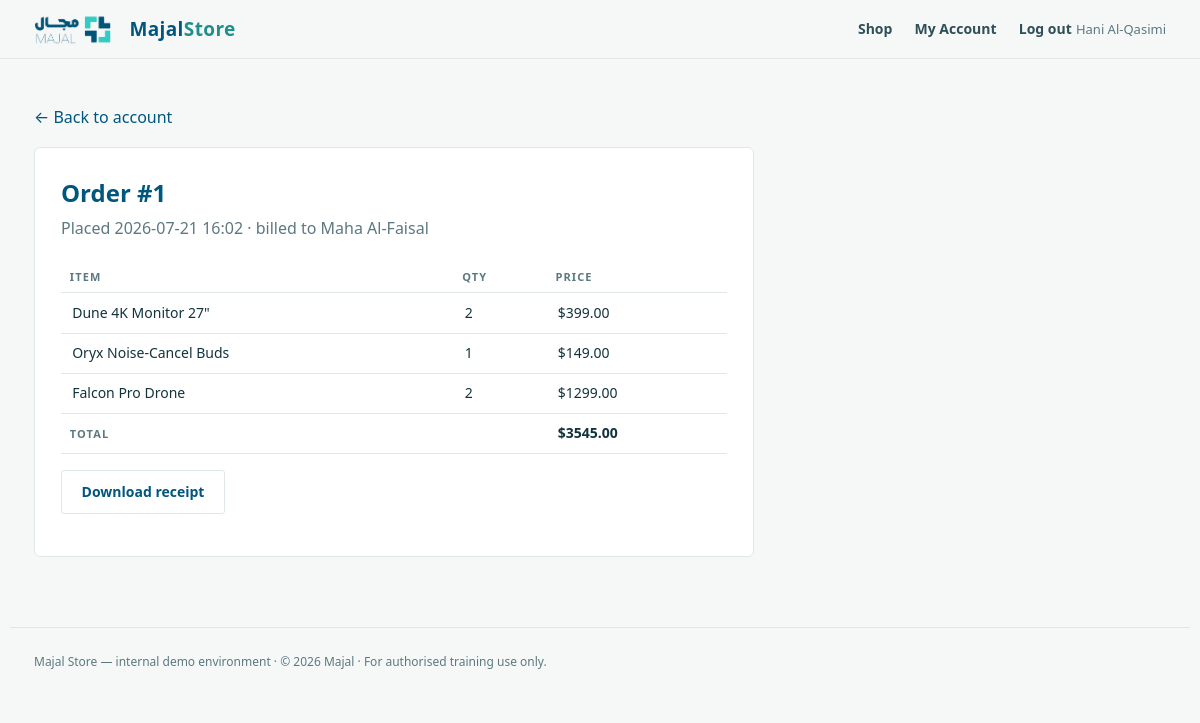
The app's page /order/1 (signed in) with its own data.
### tables this page shows
CREATE TABLE users (
    id        INTEGER PRIMARY KEY AUTOINCREMENT,
    username  TEXT UNIQUE NOT NULL,
    password  TEXT NOT NULL,          -- plaintext on purpose (teaching artefact)
    fullname  TEXT NOT NULL,
    email     TEXT NOT NULL,
    address   TEXT NOT NULL,
    is_admin  INTEGER NOT NULL DEFAULT 0
);

CREATE TABLE orders (
    id         INTEGER PRIMARY KEY AUTOINCREMENT,
    user_id    INTEGER NOT NULL,
    created    TEXT NOT NULL,
    total      REAL NOT NULL,
    receipt    TEXT NOT NULL          -- filename under receipts/
);

CREATE TABLE order_items (
    id        INTEGER PRIMARY KEY AUTOINCREMENT,
    order_id  INTEGER NOT NULL,
    product   TEXT NOT NULL,
    qty       INTEGER NOT NULL,
    price     REAL NOT NULL
);

### day4/lab/app.py (the view)
@app.route("/order/<int:oid>")
def order(oid):
    if not current_user():
        return redirect(url_for("login"))
    o = db().execute("SELECT * FROM orders WHERE id=?", (oid,)).fetchone()
    if not o:
        abort(404)
    items = db().execute(
        "SELECT * FROM order_items WHERE order_id=?", (oid,)
    ).fetchall()
    owner = db().execute("SELECT * FROM users WHERE id=?", (o["user_id"],)).fetchone()
    return render_template("order.html", o=o, items=items, owner=owner)

### day4/lab/app.py (called while the page is built)
def db():
    if "db" not in g:
        g.db = sqlite3.connect(DB)
        g.db.row_factory = sqlite3.Row
    return g.db

def current_user():
    uid = session.get("uid")
    if uid is None:
        return None
    return db().execute("SELECT * FROM users WHERE id=?", (uid,)).fetchone()

@app.context_processor
def inject_user():
    return {"user": current_user(), "year": 2026}

### day4/lab/templates/order.html (shortened to what this page needs)
{% extends "base.html" %}
{% block body %}
<p><a href="{{ url_for('account') }}">← Back to account</a></p>
<div class="panel">
  <h2>Order #{{ o['id'] }}</h2>
  <p class="sub">Placed {{ o['created'] }} · billed to {{ owner['fullname'] }}</p>
  <table>
    <tr><th>Item</th><th>Qty</th><th>Price</th></tr>
    {% for it in items %}
    <tr><td>{{ it['product'] }}</td><td>{{ it['qty'] }}</td><td>${{ '%.2f'|format(it['price']) }}</td></tr>
    {% endfor %}
    <tr><th>Total</th><td></td><td><strong>${{ '%.2f'|format(o['total']) }}</strong></td></tr>
  </table>
  <p style="margin-top:16px">
    <a class="btn alt" href="{{ url_for('receipt') }}?file={{ o['receipt'] }}">Download receipt</a>
  </p>
</div>
{% endblock %}

### day4/lab/templates/base.html (shortened to what this page needs)
<!DOCTYPE html>
<html lang="en">
<head>
<link rel="stylesheet" href="{{ url_for('static', filename='store.css') }}">
</head>
<body>
<header class="bar">
  <div class="in">
    <img src="{{ url_for('static', filename='majal-logo.jpg') }}" alt="Majal">
    <a class="brand" href="{{ url_for('index') }}">Majal<span>Store</span></a>
    <nav>
      <a href="{{ url_for('index') }}">Shop</a>
      {% if user %}
        <a href="{{ url_for('account') }}">My Account</a>
        <a href="{{ url_for('logout') }}">Log out</a>
        <span class="who">{{ user['fullname'] }}</span>
      {% else %}
        <a href="{{ url_for('login') }}">Log in</a>
      {% endif %}
    </nav>
  </div>
</header>
<main class="wrap">
{% block body %}{% endblock %}
</main>
<footer class="footer">
  Majal Store — internal demo environment · © {{ year }} Majal ·
  <span class="muted">For authorised training use only.</span>
</footer>
</body>
</html>

### day4/lab/static/store.css (style rules this page uses)
:root { --petrol:#00567d; --petrol-d:#003f5e; --teal:#1f8f89; --turq:#33d2cb; --yellow:#f2d200; --ink:#12333d; --slate:#2f4f59; --muted:#5c7880; --bg:#f6f8f8; --bg-2:#eef3f3; --card:#fff; --line:#e0e7e8; --code-bg:#0f2b34; --code-ink:#dff3f2; --danger:#c2410c; --sans:"Avenir Next","Avenir","Segoe UI",system-ui,-apple-system,"Helvetica Neue",Arial,sans-serif; --mono:"JetBrains Mono","Cascadia Code","SF Mono",Menlo,Consolas,"DejaVu Sans Mono",monospace; }
* { box-sizing:border-box }
body { margin:0;font-family:var(--sans);color:var(--ink);background:var(--bg);line-height:1.6;-webkit-font-smoothing:antialiased }
a { color:var(--petrol);text-decoration:none }
.bar { position:sticky;top:0;z-index:30;background:rgba(246,248,248,.95);backdrop-filter:blur(8px);border-bottom:1px solid var(--line) }
.bar .in { max-width:1180px;margin:0 auto;padding:12px 24px;display:flex;align-items:center;gap:18px }
.bar img { height:34px;width:auto;mix-blend-mode:multiply }
.bar .brand { font-weight:800;letter-spacing:.02em;color:var(--petrol);font-size:19px }
.bar .brand span { color:var(--teal) }
.bar nav a { font-size:14px;font-weight:700;color:var(--slate);margin-left:18px }
.bar .who { font-size:13px;color:var(--muted) }
.wrap { max-width:1180px;margin:0 auto;padding:30px 24px 70px }
.btn { display:inline-block;padding:.7em 1.4em;border:none;border-radius:3px;background:var(--petrol);color:#fff;font-weight:700;font-size:14px;cursor:pointer;font-family:inherit }
.btn.alt { background:var(--card);color:var(--petrol);border:1px solid var(--line) }
.panel { background:var(--card);border:1px solid var(--line);border-radius:6px;padding:26px;max-width:720px }
.panel h2 { margin:0 0 4px;color:var(--petrol) }
.panel .sub { color:var(--muted);margin:0 0 20px }
table { width:100%;border-collapse:collapse;margin-top:10px }
th,td { text-align:left;padding:.6em .8em;border-bottom:1px solid var(--line);font-size:14px }
th { font-size:11px;letter-spacing:.1em;text-transform:uppercase;color:var(--muted) }
.muted { color:var(--muted) }
.footer { max-width:1180px;margin:0 auto;padding:24px;color:var(--muted);font-size:12px;border-top:1px solid var(--line) }

### records on screen
users: fullname "Hani Al-Qasimi"
orders: id "1", created "2026-07-21 16:02", total "3545.00"
users: fullname "Maha Al-Faisal"
order_items: product "Dune 4K Monitor 27\"", qty "2", price "399.00"
order_items: product "Oryx Noise-Cancel Buds", qty "1", price "149.00"
order_items: product "Falcon Pro Drone", qty "2", price "1299.00"

### other values on screen
{{ year }} "2026"
